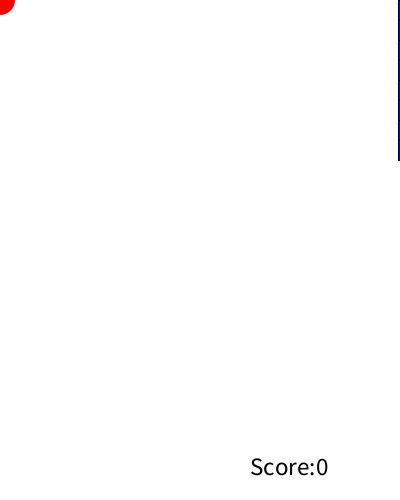
Frame 1 (no input)
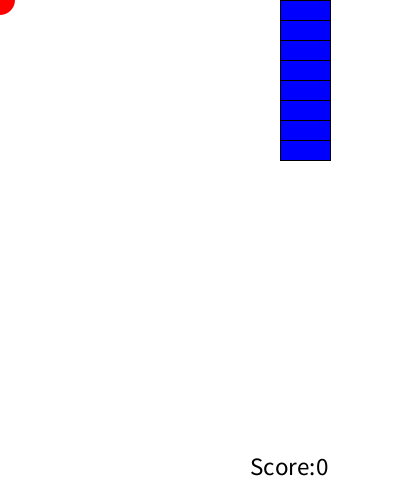
Frame 60 (the mouse pressed at the canvas centre just before this capture)
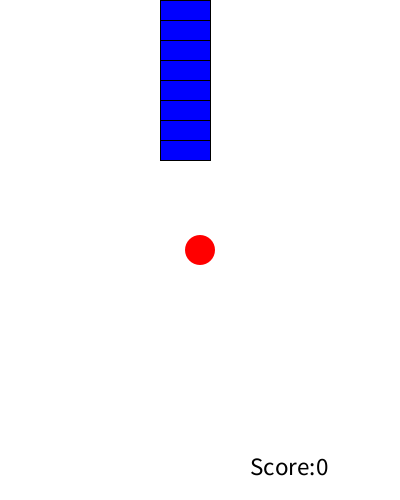
Frame 120 (the mouse held since frame 60 and released just before this capture)

The Processing sketch that drew these frames (run headless with seeded random() and noise(); from frame 60 on, the mouse is pressed at the canvas centre):

// Processing sketch: Q2
// ── Q2.pde
// Kevin Keen
// 20720531

// In the advanced version, added score counter,
// and improved hittest

float 
circleX,
circleY,
brixX = 400,
brixY = 0;

int numberOfBrix = int(random(5,10)),
    counter; // Adds Score

void setup() {
  size(400, 500);
}

void draw() { 
  background(255);
  fill(0, 0, 255);
  stroke(#000000);
  
  brixX -= 2; // Speed of Brix
  
  for (int brixY = 0; brixY < 20 * numberOfBrix; brixY += 20) {
    
    rect(brixX, brixY, 50, 20); // Blue Rect
  }
  
  fill(#000000);
  textSize(25);
  text("Score:" + counter, 250, 475); // Counts Score
  
  if (pmouseY + 17 > 0 && mouseY - 15 == 20 * numberOfBrix) { // Hittest for rect
      
    numberOfBrix -= 1;
    counter += random(1, 100);
  }
  
  if (brixX < -100) { // Prevents random from changing 60x/sec, and resets column
      
    numberOfBrix = int(random(3,10));
    brixX = 400;
  }

  noStroke();
  fill(255, 0, 0);
  ellipse(mouseX, mouseY, 30, 30); // Red Circle
}
